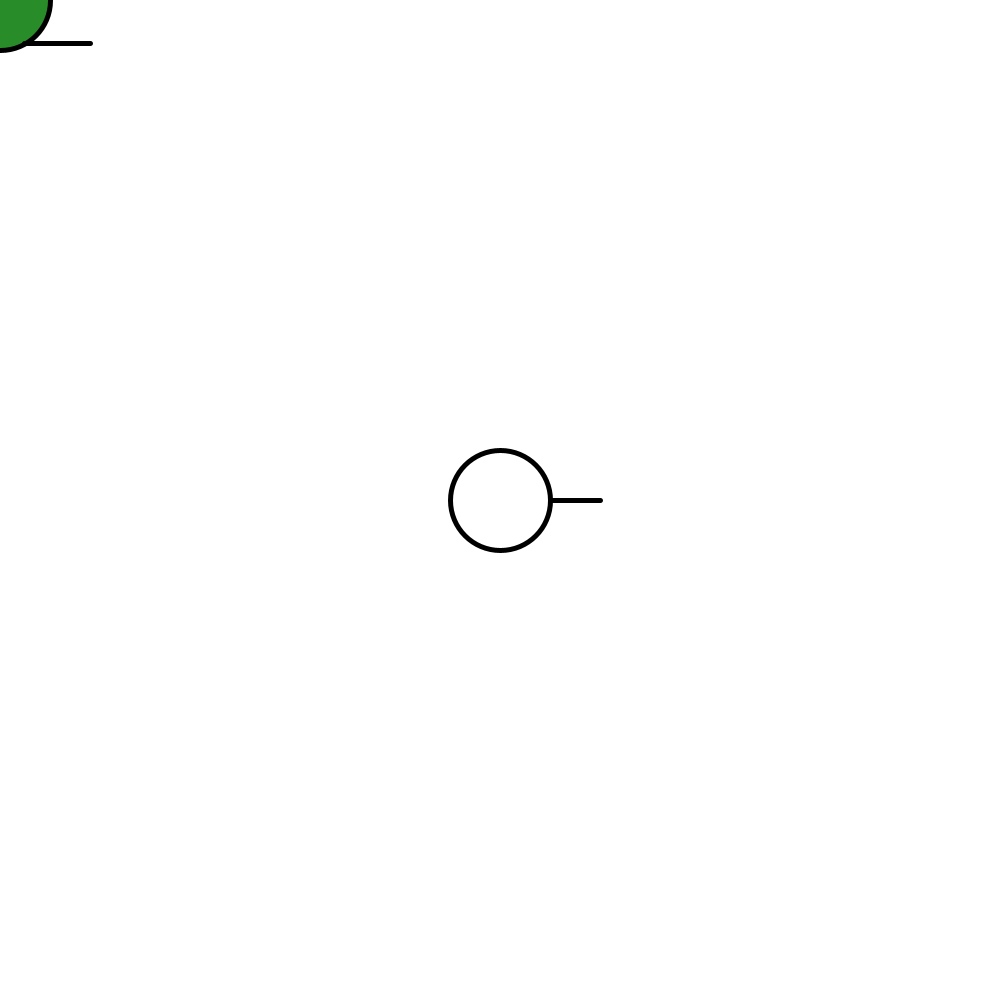
Frame 1 (no input)
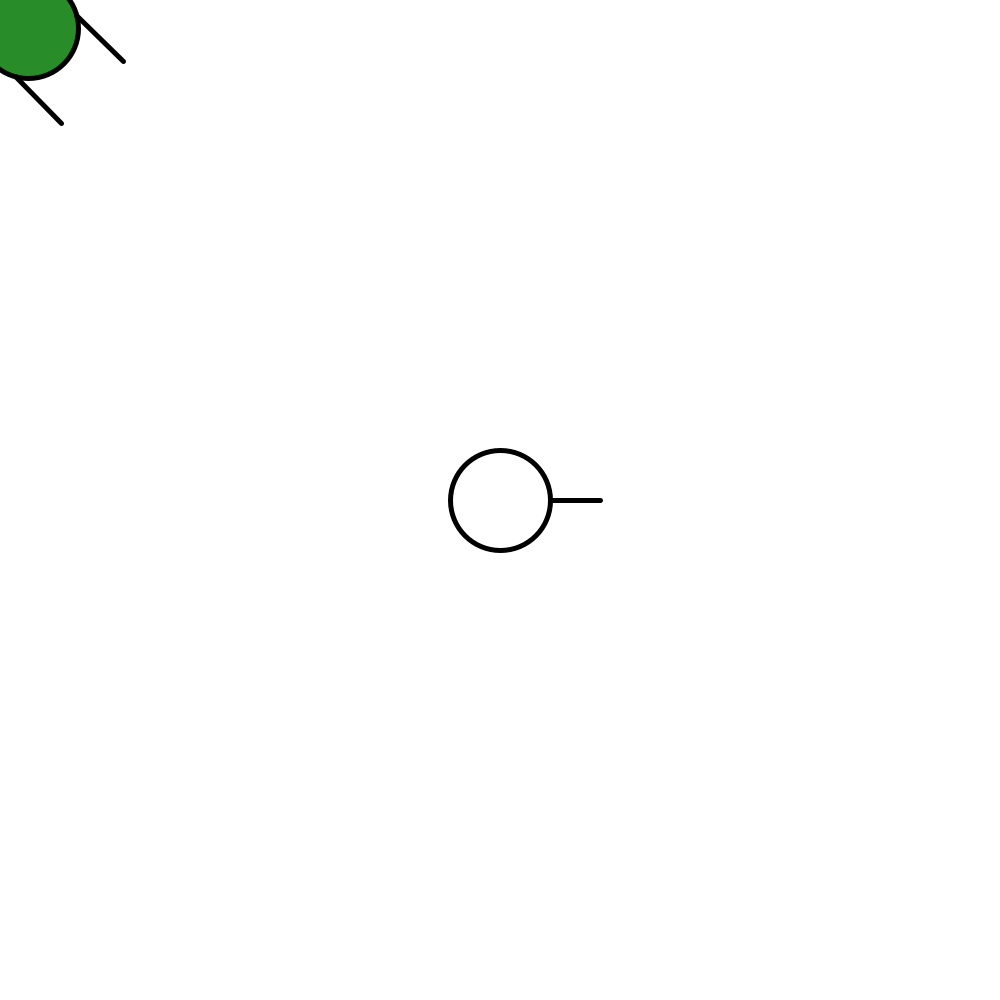
Frame 60 (the mouse pressed at the canvas centre just before this capture)
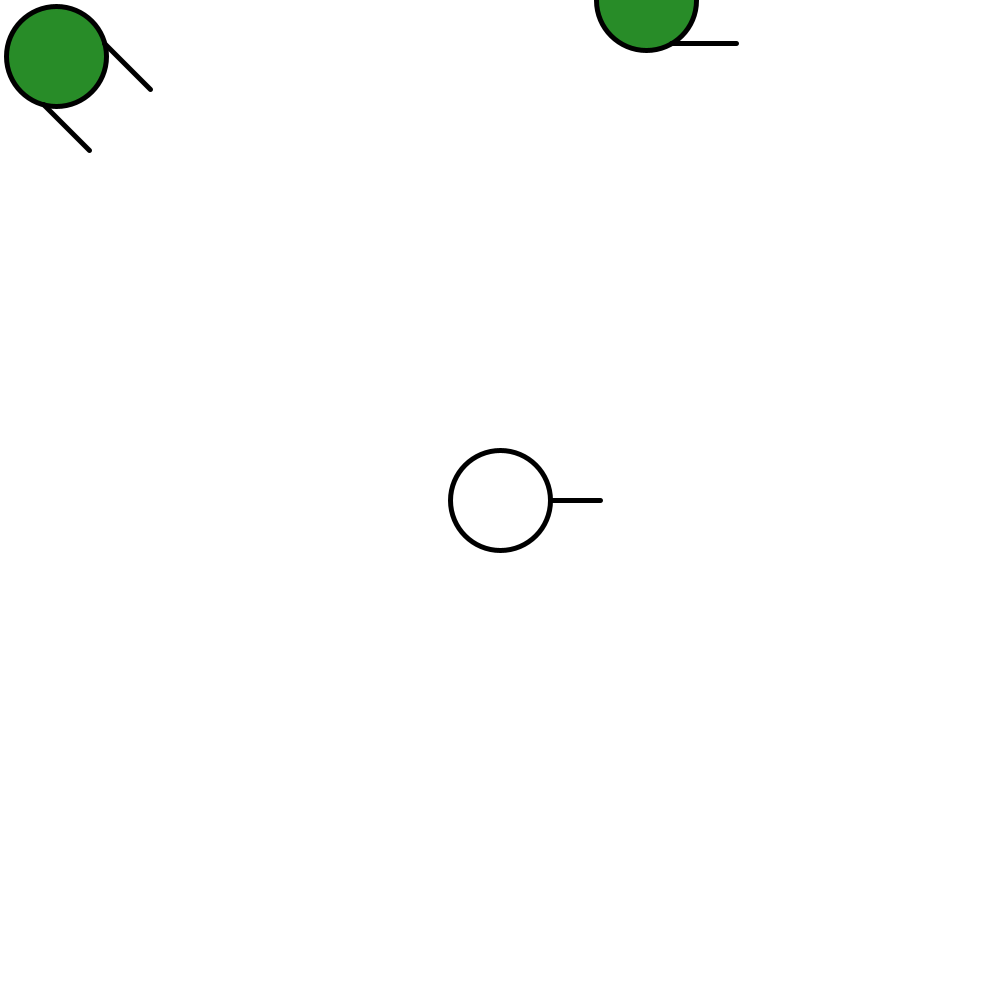
Frame 120 (the mouse held since frame 60 and released just before this capture)

The Processing sketch that drew these frames (run headless with seeded random() and noise(); from frame 60 on, the mouse is pressed at the canvas centre):

// Processing sketch: zombie_game
// ── zombie_game.pde
Shooter shooter; //set shooter as object of Shooter
Zombie[] zombie, zombieReserve;  //set zombie as object of Zombie
Bullet[] bullet, bulletReserve; //set bullet as object of bullet
boolean k_Up, k_Down, k_Left, k_Right, k_SP;
boolean freeze = false;
int zombieCount, canshoot;
  void setup() {
  size(1000, 1000);  //set size
  shooter = new Shooter(); //instance new shooter
  zombie = new Zombie[20];
  zombie[0] = new Zombie(0, 0); //instance new Zombie
  zombieCount = 1;
  zombieReserve = new Zombie[20];
  bulletReserve = new Bullet[1000];
  bullet = new Bullet[1000];  //create empty bullet array
}

void draw() {
  if(!freeze){
  background(255);  //draw white bg
  shooter.draw();   //draw shooter
  if (frameCount%120==0 && zombieCount<20){
    zombie[zombieCount] = new Zombie(random(0,width),0);
    zombieCount += 1;
  }
  for (int i=zombieCount-1; i>=0; i--) {  //for loop in zombie was create
    zombie[i].draw();    //draw zombie
    zombie[i].move(shooter.getX(), shooter.getY()); //move to shooter
    if(zombie[i].player_die(shooter.getX(), shooter.getY())){
      print("die");
      freeze = true;}
    zombie[i].die(i);
  }
  }
  for(int i=zombieCount-1; i>=0 ; i--){  //check all zombie
    for (int j=zombieCount-1; j>=0; j--){       //compair to all zombie
      if (j!=i){       //if not same zombie
        zombie[i].overlap(zombie[j]);     //check overlap
      }
    }
  }

}

public void keyPressed() {
  int k_ey = int(key);
  if(k_ey > 96){k_ey = k_ey-32;}
  setMove(k_ey, true);
  }

  public void keyReleased() {
    int k_ey = int(key);
    if(k_ey > 96){k_ey = k_ey-32;}
    setMove(k_ey, false);
  }

public boolean setMove(int k, boolean b) {
    switch (k) {
    case 87:
      return k_Up = b;

    case 83:
      return k_Down = b;

    case 65:
      return k_Left = b;

    case 68:
      return k_Right = b;

    case 32:
      return k_SP = b;

    default:
      return b;
    }
  }

public class Shooter {
  float positionX, positionY, size, direction, speed; //set attribute
  int bulletCount;

  Shooter() {
    bulletCount=0;  //count for bullet that was create
    positionX = width/2; //default x position
    positionY = height/2; //default y position
    direction = 0;  // set direction as default
    size = 100; //default size
    speed=2; //default speed of shooter
  }


  public void draw() {
      if (k_Up) {   //w make it forward
        this.move(1, 0);}
      if (k_Down) {  //s make it backward
        this.move(-1, 0);}
      if (k_Right) {  //d make it turn right
        this.move(0, 1);}
      if (k_Left) {  //a make it turn left
        this.move(0, -1);}
      if (k_SP) {
        if(canshoot == 0){
          bullet[bulletCount] = new Bullet(positionX+cos(direction)*size, positionY+sin(direction)*size, direction); //create new bullet
          bulletCount += 1; //count bullet
          canshoot = 1;
       }
      }
      if(frameCount%50==0){
          canshoot = 0;}



    for (int i=bulletCount-1; i>=0; i--) {  //for loop in bullet was create
      bullet[i].drawBullet(i); //draw each bullet

      /*if (frameCount%300==0) {       //reset bullet after time
        bullet = new Bullet[1000];
        bulletCount = 0;
        break;
      }*/
    }
    strokeWeight(5); //increase stoke size
    fill(255); //fill color with white
    ellipse(positionX, positionY, size, size);  //draw shooter
    line(positionX+cos(direction)*size/2, positionY+sin(direction)*size/2, positionX+cos(direction)*size, positionY+sin(direction)*size);
  }





  public void move(int move, int turn) {
    float newRadius = turn*2*PI/360;  //turn degree to radius
    direction = direction+newRadius;  //move from input
    positionX+= cos(direction)*move*speed;
    positionY+= sin(direction)*move*speed;
  }

  public float getX() {  //getter method
    return positionX;
  }
  public float getY() {  //getter method
    return positionY;
  }
  public float getDirection() {  //getter method
    return direction;
  }
  public int getBullet(){
    return bulletCount;
  }
  public void setBullet(int newBullet){
    bulletCount = newBullet;
  }
}

public class Bullet {
  float positionX, positionY, speed, move, direction; //set attribute

  Bullet(float x, float y, float direct) { //set start point and direction
    positionX = x;
    positionY = y;
    direction = direct;
    move=0;
    speed=5;
  }

  public void drawBullet(int bulletNumber) {
    //draw from attribute
    line(positionX+cos(direction)*(move+10), positionY+sin(direction)*(move+10), positionX+cos(direction)*(move+20), positionY+sin(direction)*(move+20));
    move+=speed;  //update move from speed
    if (positionX+cos(direction)*(move+20) < 0 || positionX+cos(direction)*(move+20) > width){
      if (bulletNumber < shooter.getBullet()){
        arraycopy(bullet, bulletNumber+1, bullet, bulletNumber, shooter.getBullet()-(bulletNumber+1));
        bullet =(Bullet[]) shorten(bullet);
        shooter.setBullet(shooter.getBullet()-1);
      }
      else{
        bullet =(Bullet[]) shorten(bullet);
        shooter.setBullet(shooter.getBullet()-1);
      }
      arraycopy(bullet, bulletReserve);
      bullet = new Bullet[1000];
      arraycopy(bulletReserve, bullet);
    }
    else if (positionY+sin(direction)*(move+20) < 0 || positionY+sin(direction)*(move+20) > height){
      if (bulletNumber < shooter.getBullet()){
        arraycopy(bullet, bulletNumber+1, bullet, bulletNumber, shooter.getBullet()-(bulletNumber+1));
        bullet =(Bullet[]) shorten(bullet);
        shooter.setBullet(shooter.getBullet()-1);
      }
      else{
        bullet =(Bullet[]) shorten(bullet);
        shooter.setBullet(shooter.getBullet()-1);
      }
      arraycopy(bullet, bulletReserve);
      bullet = new Bullet[1000];
      arraycopy(bulletReserve, bullet);
    }
  }

  public float getX() {  //getter method
    return positionX+cos(direction)*(move+10);
  }
  public float getY() {  //getter method
    return positionY+sin(direction)*(move+10);
  }
}


public class Zombie {
  float positionX, positionY, size, speed, zeta;
  int health = 3;
  Zombie() { //default constructor
    positionX = width/2;
    positionY = height/2;
    size = 100;
    zeta=0;
    speed = 0.005;
  }
  Zombie(float x, float y) {
    positionX = x;
    positionY = y;
    size=100;
    zeta=0;
    speed=0.001;
  }
  Zombie(float x, float y, float zombieSize, float speedInput) {  //set all attribue
    positionX = x;
    positionY = y;
    size = zombieSize;
    zeta=0;
    speed = speedInput;
  }
  public void draw() {
    fill(40,140,40);
    ellipse(positionX, positionY, size, size);
    line(positionX+cos(zeta-PI/3)*size/2, positionY+sin(zeta-PI/3)*size/2, positionX+cos(zeta-PI/7)*size, positionY+sin(zeta-PI/7)*size);
    line(positionX+cos(zeta+PI/3)*size/2, positionY+sin(zeta+PI/3)*size/2, positionX+cos(zeta+PI/7)*size, positionY+sin(zeta+PI/7)*size);
    //draw zombie and arm
  }
  public void move(float x, float y) {
    float targetX = x;
    float targetY = y;
    float distanceX = targetX-positionX; //find distance
    float distanceY = targetY-positionY;
    positionX += distanceX*speed;   //update position form distance and speed
    positionY += distanceY*speed;
    zeta = atan(distanceY/distanceX); //update new angle
    if (targetX<positionX && targetY>positionY){
      zeta += PI;
    }
    else if (targetX<positionX && targetY < positionY){
      zeta -= PI;
    }


  }

  public void overlap(Zombie obj){
    if (dist(positionX,positionY,obj.positionX,obj.positionY) < 100 && obj.positionX > positionX){ //if is overlap and obj is below that this
      positionX -= 1;  //detach each other
      obj.positionX += 1;

    }
    if (dist(positionX,positionY,obj.positionX,obj.positionY) < 100 && obj.positionY > positionY){  //if is overlap and obj is right of this
      positionY -= 1; //detach each other 
      obj.positionY += 1;

    }


  }
  public boolean player_die(float x,float y){
    float targetX = x;
    float targetY = y;
    if(dist(positionX, positionY, targetX, targetY) <= 115){
      return true;
    }
    else{
      return false;
    }
  }


  public void die(int zombieNumber){
    for (int i=0; i<shooter.getBullet(); i++) {  //for loop in bullet was create
      float dis = dist(bullet[i].getX(), bullet[i].getY(), positionX, positionY); //distance between head of bullet and center of each zombie
      if (dis < size/2){ //if distance  not over radius  means bullet hit zombie
        if (i < zombie.length-1){
          health -= 1;
          size = size * 1.2;
          if (health == 0){
            arraycopy(zombie, zombieNumber+1, zombie, zombieNumber, zombie.length-(zombieNumber+1));  //move i object to most right array
            zombie =(Zombie[]) shorten(zombie);       //remove most right object
            zombieCount-=1;
          }
          if (i < bullet.length-1){
            arraycopy(bullet, i+1, bullet, i, shooter.getBullet()-(i+1));
            bullet =(Bullet[]) shorten(bullet);
            shooter.setBullet(shooter.getBullet()-1);
          }
          else{
            bullet =(Bullet[]) shorten(bullet);
            shooter.setBullet(shooter.getBullet()-1);
          }
        }
        else{
          health -= 1;
          size = size * 1.2;
          if (health == 0){
            zombie =(Zombie[]) shorten(zombie);
            zombieCount-=1;
          }
          if (i < bullet.length-1){
            arraycopy(bullet, i+1, bullet, i, shooter.getBullet()-(i+1));
            bullet =(Bullet[]) shorten(bullet);
            shooter.setBullet(shooter.getBullet()-1);
          }
          else{
            bullet =(Bullet[]) shorten(bullet);
            shooter.setBullet(shooter.getBullet()-1);
          }
        }
        arraycopy(zombie, zombieReserve);
        zombie = new Zombie[20];
        arraycopy(zombieReserve, zombie);
        break;
      }
    }
  }
}
